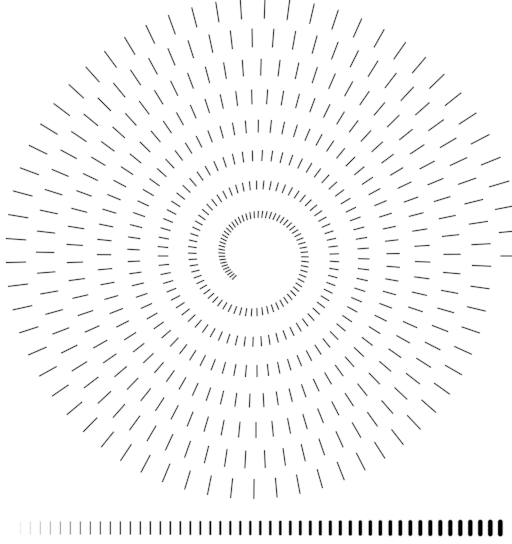

Write the Python code that produced this figure.
#!/usr/bin/env python
# -*- coding: utf-8 -*-
# -----------------------------------------------------------------------------
# Copyright (C) 2013 Nicolas P. Rougier. All rights reserved.
# 
# Redistribution and use in source and binary forms, with or without
# modification, are permitted provided that the following conditions are met:
# 
# 1. Redistributions of source code must retain the above copyright notice,
#    this list of conditions and the following disclaimer.
# 
# 2. Redistributions in binary form must reproduce the above copyright
#    notice, this list of conditions and the following disclaimer in the
#    documentation and/or other materials provided with the distribution.
# 
# THIS SOFTWARE IS PROVIDED BY NICOLAS P. ROUGIER ''AS IS'' AND ANY EXPRESS OR
# IMPLIED WARRANTIES, INCLUDING, BUT NOT LIMITED TO, THE IMPLIED WARRANTIES OF
# MERCHANTABILITY AND FITNESS FOR A PARTICULAR PURPOSE ARE DISCLAIMED. IN NO
# EVENT SHALL NICOLAS P. ROUGIER OR CONTRIBUTORS BE LIABLE FOR ANY DIRECT,
# INDIRECT, INCIDENTAL, SPECIAL, EXEMPLARY, OR CONSEQUENTIAL DAMAGES
# (INCLUDING, BUT NOT LIMITED TO, PROCUREMENT OF SUBSTITUTE GOODS OR SERVICES;
# LOSS OF USE, DATA, OR PROFITS; OR BUSINESS INTERRUPTION) HOWEVER CAUSED AND
# ON ANY THEORY OF LIABILITY, WHETHER IN CONTRACT, STRICT LIABILITY, OR TORT
# (INCLUDING NEGLIGENCE OR OTHERWISE) ARISING IN ANY WAY OUT OF THE USE OF
# THIS SOFTWARE, EVEN IF ADVISED OF THE POSSIBILITY OF SUCH DAMAGE.
# 
# The views and conclusions contained in the software and documentation are
# those of the authors and should not be interpreted as representing official
# policies, either expressed or implied, of Nicolas P. Rougier.
# -----------------------------------------------------------------------------
import sys
import fbo
import numpy as np
import OpenGL.GL as gl
import OpenGL.GLUT as glut


# -------------------------------------
def on_display():
    gl.glClearColor(1,1,1,1);
    gl.glClear(gl.GL_COLOR_BUFFER_BIT | gl.GL_DEPTH_BUFFER_BIT )
    collection.draw()
    glut.glutSwapBuffers()
    
# -------------------------------------
def on_reshape(width, height):
    gl.glViewport(0, 0, width, height)

# -------------------------------------
def on_keyboard(key, x, y):
    if key == '\033': sys.exit()
    if key == ' ': fbo.save( on_display, "gl-lines.png")

# -----------------------------------------------------------------------------
if __name__ == '__main__':
    from glagg import PathCollection

    glut.glutInit(sys.argv)
    glut.glutInitDisplayMode(glut.GLUT_DOUBLE | glut.GLUT_RGB)
    glut.glutCreateWindow("OpenGL antialiased lines")
    glut.glutReshapeWindow(512, 512+32)
    glut.glutDisplayFunc(on_display)
    glut.glutReshapeFunc(on_reshape)
    glut.glutKeyboardFunc(on_keyboard)

    vertices = np.array( [(+0.0,+0.5), (+0.0,-0.5)] )
    collection = PathCollection()
    for i in range(500):
        theta = i*(5.5/180.0*np.pi)
        radius = 255-i*0.45
        x = 256 + np.cos(theta)*radius
        y = 256 + np.sin(theta)*radius + 32
        scale = 20-15*i/float(500)
        collection.append(vertices, closed=False, translate = (x,y),
                          scale = scale, rotate = theta + np.pi/2)
    for i in range(0,49):
        linewidth = (i+1)/10.0
        collection.append( [(20+i*10+.315,10),(20+i*10+.315,22)], linewidth=linewidth)


    glut.glutMainLoop()

